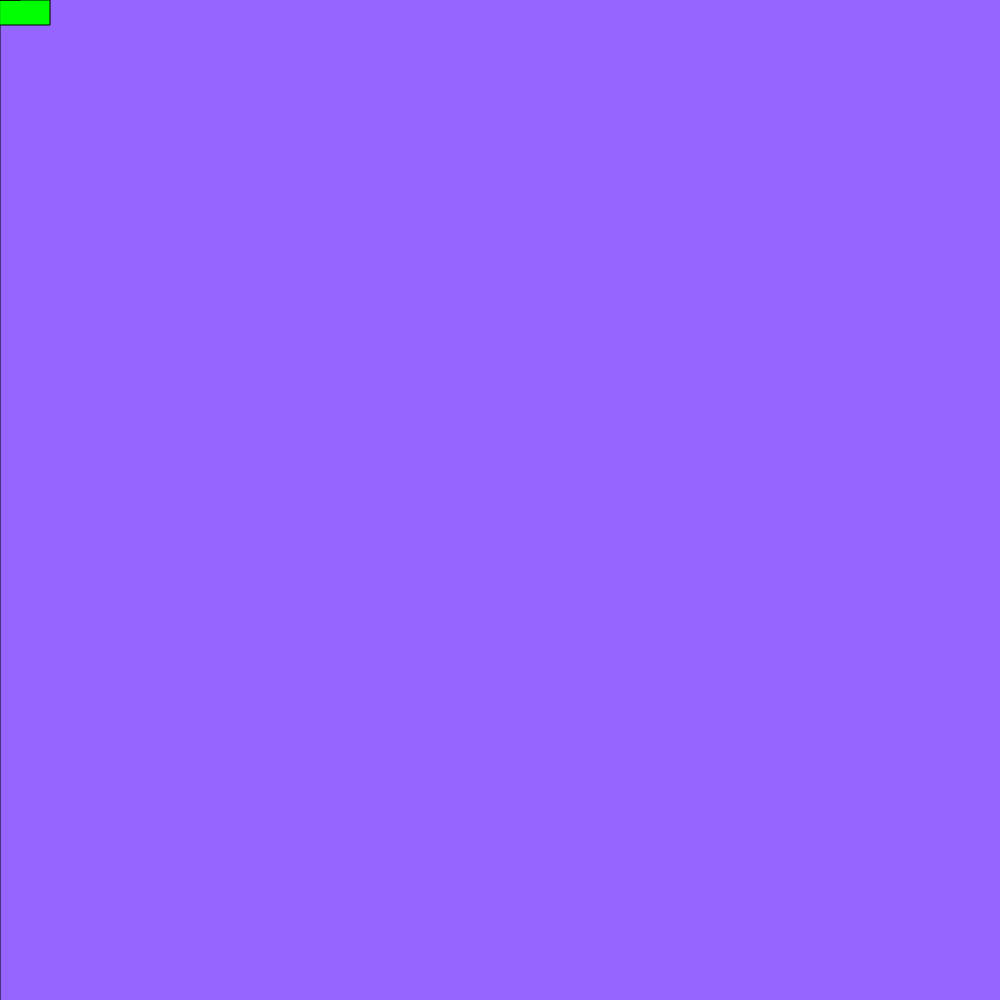
Frame 1 (no input)
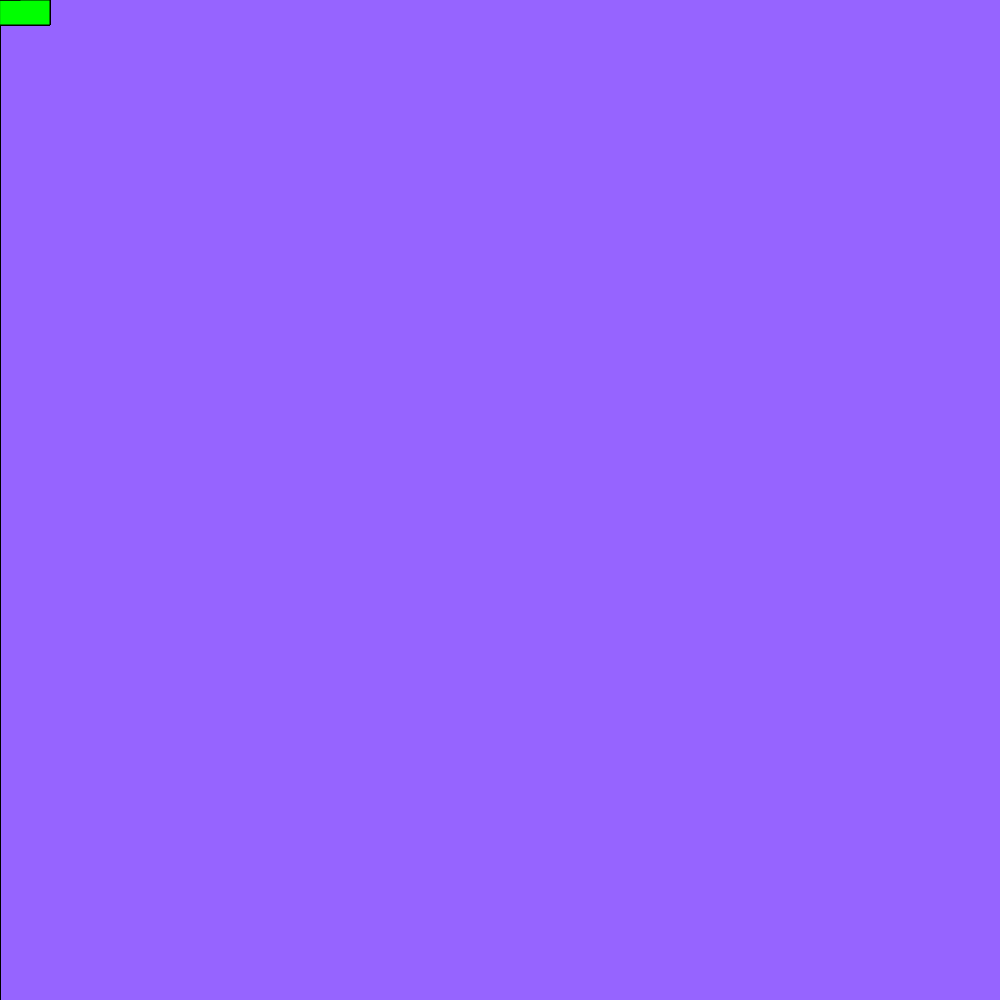
Frame 60 (no input)
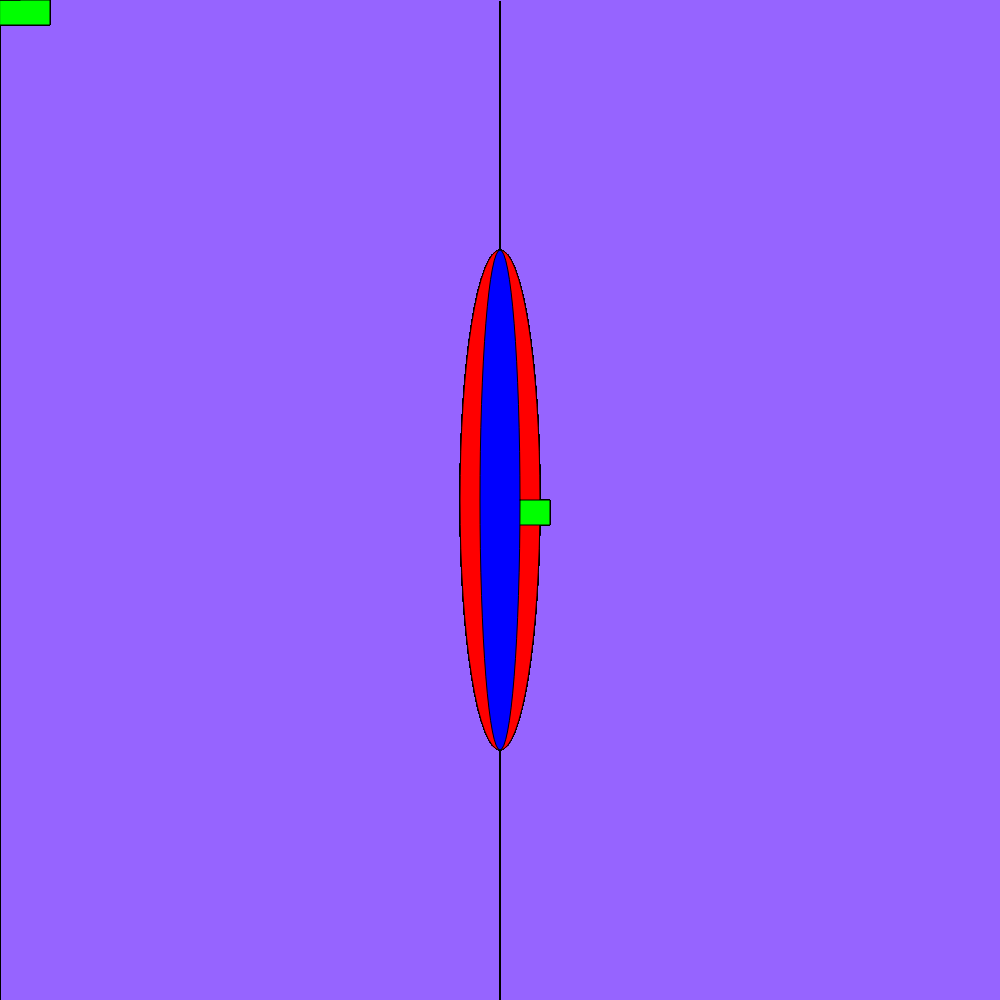
Frame 120 (the mouse pressed at the canvas centre since frame 60)

The p5.js sketch that drew these frames (run headless with seeded random() and noise() and a simulated clock; from frame 60 on, the mouse is pressed at the canvas centre):

// p5.js sketch
// ── sketch.js
function setup() {
  createCanvas(1000,1000)
  background(150,100,255)
}

function draw() {
 line(mouseX,2,mouseY,1000)
 fill(255,0,0)
 ellipse(mouseX,mouseY,80,mouseY)
 fill (0,255,0)
 rect(mouseX,mouseY,50,25)
 fill(0,0,255)
 ellipse(mouseY,mouseX,40,mouseX)
  
}
